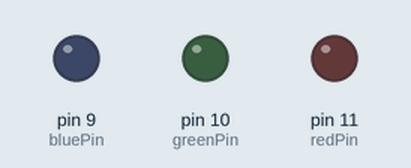
The sketch below on a simulated Arduino Uno, built with avr-gcc and run on an emulated ATmega328P. Parts: output pins drawn as LEDs (lit = HIGH).

Above: at 0.1 s.
At 1.1 s:
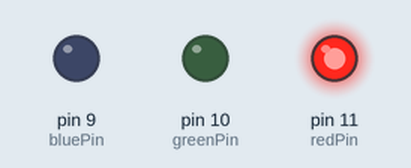
Timing chart, 0 to 2.6 s (numbered marks = the images above):
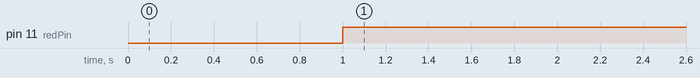

The sketch:

arduino_lights.ino
```cpp
int redPin = 11;                // output pin number to Red pin of the LED
int greenPin = 10;              // output pin number to Green pin
int bluePin = 9;                // output pin number to Blue pin

void setup()                    // this runs once, when the sketch starts
{
 pinMode(redPin, OUTPUT);      // sets the pin as output pin
 pinMode(greenPin, OUTPUT);    // sets the pin as output pin
 pinMode(bluePin, OUTPUT);     // sets the pin as output pin
}

void loop()                     // this runs over and over again forever
{
 int sentiment = -1;
 int threshold = .2;

 delay(1000);

 if (sentiment <= -.2) {
  analogWrite(redPin, 255);
  analogWrite(bluePin, 0);
  analogWrite(greenPin, 0);
 }

 else if (sentiment <= .2) {
  analogWrite(greenPin, 0);
  analogWrite(bluePin, 255);
  analogWrite(redPin, 0);
 }

 else if (sentiment > .2) {
  analogWrite(redPin, 0);
  analogWrite(bluePin, 0);
  analogWrite(greenPin, 255);
 }

}
```

Measured:
- by itself, pin 11 (redPin): LOW → HIGH at 1.0 s
